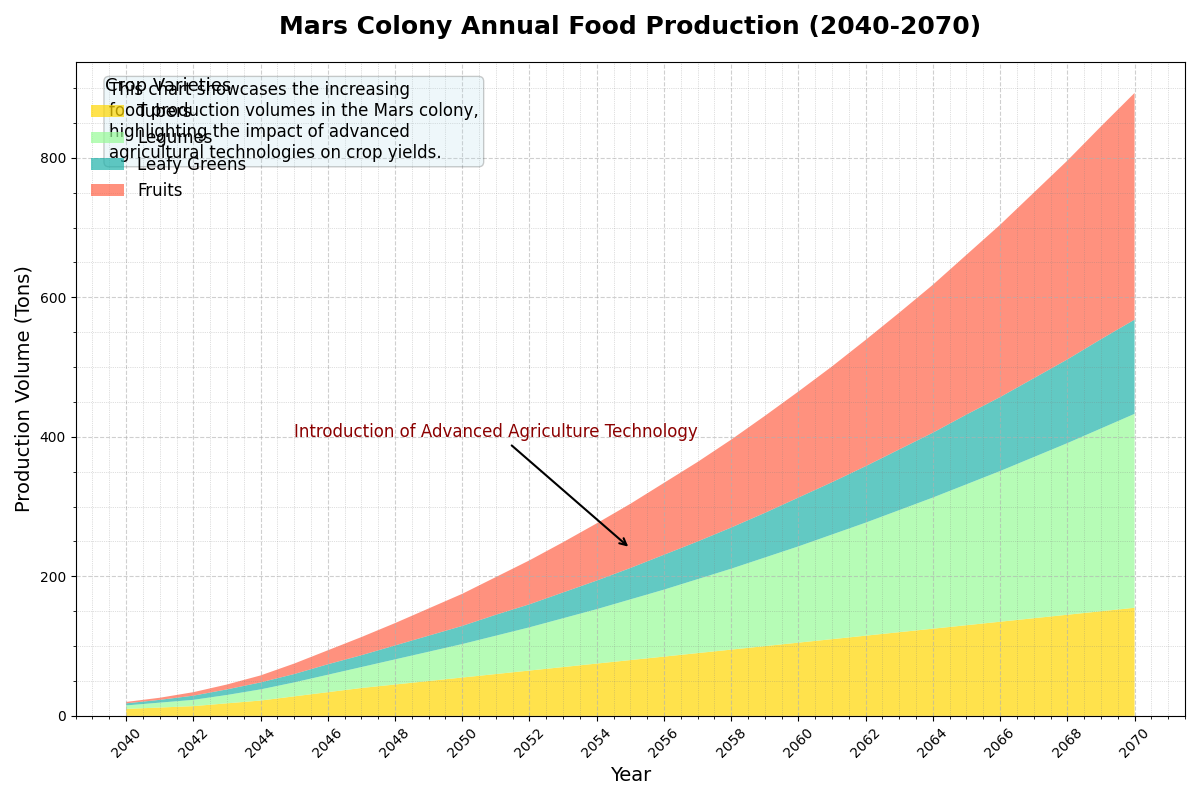

This figure's Python source:
import matplotlib.pyplot as plt
import numpy as np

# Backstory:
# The following chart illustrates the annual food production volumes in a hypothetical futuristic Mars colony from 2040 to 2070. 
# The different crop varieties include Tubers, Legumes, Leafy Greens, and Fruits. The data depicts the evolving agricultural practices and crop yields over the years.

# Define the years for the trend analysis
years = np.arange(2040, 2071)

# Define the production volumes for each crop in tons per year
tubers = np.array([10, 12, 14, 18, 22, 28, 34, 40, 45, 50, 55, 60, 65, 70, 75, 80, 85, 90, 95, 100, 105, 110, 115, 120, 125, 130, 135, 140, 145, 150, 155])
legumes = np.array([5, 7, 9, 12, 16, 20, 25, 30, 36, 42, 48, 55, 62, 70, 78, 87, 96, 106, 116, 127, 138, 150, 162, 175, 188, 202, 216, 231, 246, 262, 278])
leafy_greens = np.array([3, 4, 6, 8, 10, 12, 15, 17, 20, 23, 26, 30, 33, 37, 41, 45, 50, 54, 59, 64, 70, 75, 81, 87, 93, 100, 106, 113, 120, 128, 135])
fruits = np.array([2, 3, 5, 7, 10, 15, 20, 26, 32, 39, 46, 54, 63, 72, 82, 92, 103, 114, 126, 139, 152, 166, 181, 196, 212, 229, 247, 266, 285, 305, 325])

# Create the stacked area plot
fig, ax = plt.subplots(figsize=(12, 8))

# Plot production volumes
ax.stackplot(years, tubers, legumes, leafy_greens, fruits,
             labels=['Tubers', 'Legumes', 'Leafy Greens', 'Fruits'],
             colors=['#FFD700', '#98FB98', '#20B2AA', '#FF6347'], alpha=0.7)

# Set the title and labels
ax.set_title("Mars Colony Annual Food Production (2040-2070)", fontsize=18, fontweight='bold', pad=20)
ax.set_xlabel("Year", fontsize=14)
ax.set_ylabel("Production Volume (Tons)", fontsize=14)

# Customize the ticks on the x-axis to improve readability
ax.set_xticks(years[::2])
ax.tick_params(axis='x', rotation=45)

# Add a legend with custom styling
ax.legend(loc='upper left', title="Crop Varieties", fontsize=12, title_fontsize='13', frameon=False)

# Enhance grid
ax.grid(linestyle='--', alpha=0.6)
ax.minorticks_on()
ax.grid(which='minor', linestyle=':', linewidth='0.5', color='gray', alpha=0.5)

# Create an annotation for a significant milestone
ax.annotate('Introduction of Advanced Agriculture Technology', xy=(2055, 240), xytext=(2045, 400),
            arrowprops=dict(facecolor='black', arrowstyle='->', lw=1.5),
            fontsize=12, color='darkred')

# Add a description box detailing the trend
props = dict(boxstyle='round', facecolor='lightblue', alpha=0.2)
textstr = ('This chart showcases the increasing\n'
           'food production volumes in the Mars colony,\n'
           'highlighting the impact of advanced\n'
           'agricultural technologies on crop yields.')
ax.text(0.03, 0.97, textstr, transform=ax.transAxes, fontsize=12,
        verticalalignment='top', bbox=props)

# Automatically adjust layout to avoid overlap
plt.tight_layout()

# Show the plot
plt.show()
